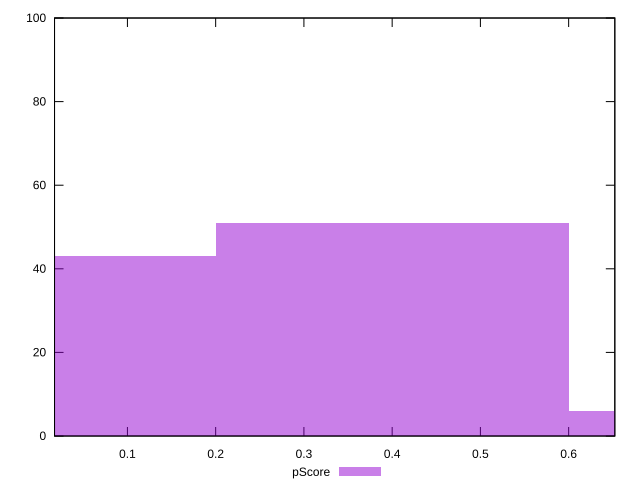

Here is the gnuplot script that generated this plot:
reset

$pScore <<EOF
0.400570345028168 51
0.801140690056336 6
0 43
EOF

set key outside below
set boxwidth 0.400570345028168
set xrange [0.01740467534592882:0.6523200526032491]
set yrange [0:100]
set trange [0:100]
set style fill transparent solid 0.5 noborder
set terminal svg size 640, 490 enhanced background rgb 'white'
set output "report_00015_2021-02-09T16-11-33.973Z/mainthread-work-breakdown/samples/pages+cached/pScore/histogram.svg"

plot $pScore title "pScore" with boxes

reset
